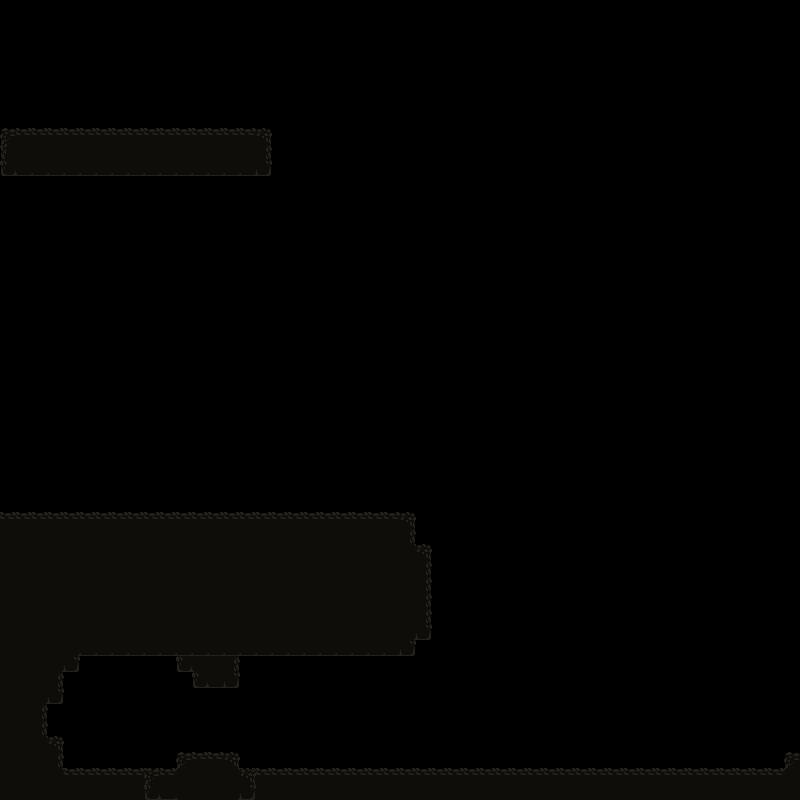

Rendered tile map (Tiled .tmx) drawn with the repository's tilesets; below, a short description and the map source with its tile grids summarised:
An orthogonal 50x50 tile map with 16x16 px tiles, 3 tile layers (back-ground, middle_ground, fore_ground).

<map version="1.9" tiledversion="1.9.2" orientation="orthogonal" renderorder="right-down" width="50" height="50" tilewidth="16" tileheight="16" infinite="0" nextlayerid="4" nextobjectid="1">
 <editorsettings>
  <export target="world.json" format="json" />
 </editorsettings>
 <tileset firstgid="1" source="ground.tsx" />
 <layer id="3" name="back-ground" width="50" height="50">
  <data>[2500 cells, 14 non-empty, 10 distinct tile ids]</data>
 </layer>
 <layer id="1" name="middle_ground" width="50" height="50">
  <data>[2500 cells, 419 non-empty, 12 distinct tile ids]</data>
 </layer>
 <layer id="2" name="fore_ground" width="50" height="50">
  <data>[2500 cells, 18 non-empty, 11 distinct tile ids]</data>
 </layer>
</map>
